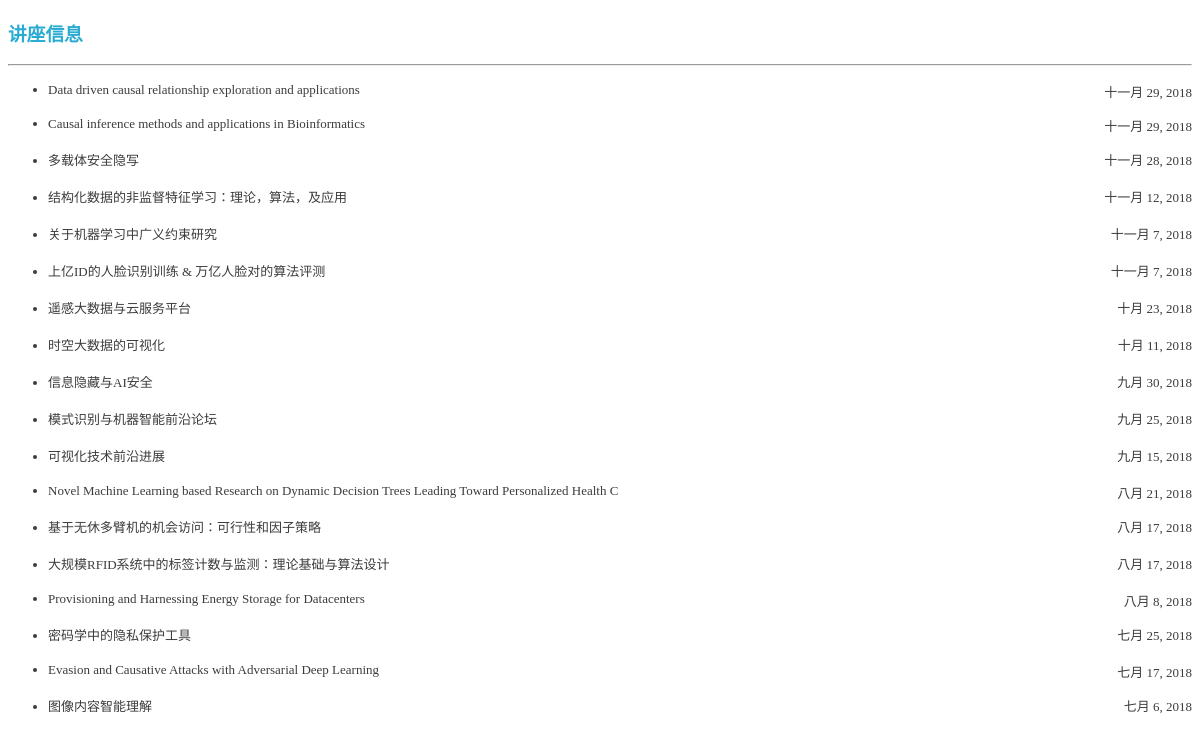
The app's page /lab/lecture/ with its own data.
### lab/models.py (models this page shows, shortened)
class Lecture(models.Model):
    title = models.CharField(max_length=200)
    people = models.CharField(max_length=100, blank=True, null=True)
    danwei = models.CharField(max_length=100, blank=True, null=True)
    lectureTime = models.CharField(max_length=100, blank=True, null=True)
    place = models.CharField(max_length=100, blank=True, null=True)
    content = models.TextField(max_length=2000)
    peopleIntroduce = models.TextField(max_length=2000, blank=True, null=True)
    url = models.URLField(blank=True, null=True)
    time = models.DateField()

### lab/views.py (the view)
# urls.py: path('lecture/', lv.lecture, name='lecture'),
def lecture(request):
    articals = models.Lecture.objects.all().order_by('-time')
    return render(request, 'html/lecture.html', {'articals': articals})

### templates/html/lecture.html (shortened to what this page needs)
{% load static %}
<!DOCTYPE html>
<html lang="en">
<head>
    <link rel="stylesheet" href="{% static '/css/text.css' %}">
</head>
<body>
<header>
    <h3>讲座信息</h3>
    <hr>
</header>
<section>
    <ul>
        {% for artical in articals %}
            <li>
                <a href="{% url 'lab:lectureContent' artical.id %}">{{ artical.title }}</a>
                <span class="date">{{ artical.time }}</span>
            </li>
            <br>
        {% endfor %}
    </ul>
</section>
</body>
</html>

### static/css/text.css (style rules this page uses)
header h3 { color: #2aabd2; }
li { font-size: 13px; font-weight: lighter; color: #3c3c3c; }
a { color: #3c3c3c; text-decoration: none; }
.date { float: right; }

### records on screen
Lecture: title "Data driven causal relationship exploration and applications", time "十一月 29, 2018"
Lecture: title "Causal inference methods and applications in Bioinformatics", time "十一月 29, 2018"
Lecture: title "多载体安全隐写", time "十一月 28, 2018"
Lecture: title "结构化数据的非监督特征学习：理论，算法，及应用", time "十一月 12, 2018"
Lecture: title "关于机器学习中广义约束研究", time "十一月 7, 2018"
Lecture: title "上亿ID的人脸识别训练 & 万亿人脸对的算法评测", time "十一月 7, 2018"
Lecture: title "遥感大数据与云服务平台", time "十月 23, 2018"
Lecture: title "时空大数据的可视化", time "十月 11, 2018"
Lecture: title "信息隐藏与AI安全", time "九月 30, 2018"
Lecture: title "模式识别与机器智能前沿论坛", time "九月 25, 2018"
Lecture: title "可视化技术前沿进展", time "九月 15, 2018"
Lecture: title "Novel Machine Learning based Research on Dynamic Decision Trees Leading Toward Personalized Health C", time "八月 21, 2018"
Lecture: title "基于无休多臂机的机会访问：可行性和因子策略", time "八月 17, 2018"
Lecture: title "大规模RFID系统中的标签计数与监测：理论基础与算法设计", time "八月 17, 2018"
Lecture: title "Provisioning and Harnessing Energy Storage for Datacenters", time "八月 8, 2018"
Lecture: title "密码学中的隐私保护工具", time "七月 25, 2018"
Lecture: title "Evasion and Causative Attacks with Adversarial Deep Learning", time "七月 17, 2018"
Lecture: title "图像内容智能理解", time "七月 6, 2018"
